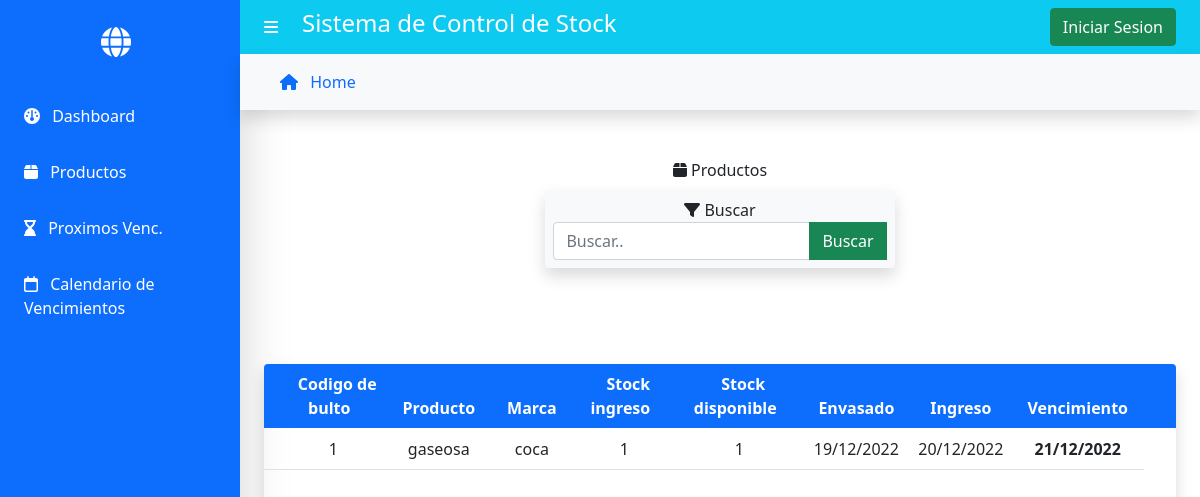
Page /vencimientos/ on the earlier database version.
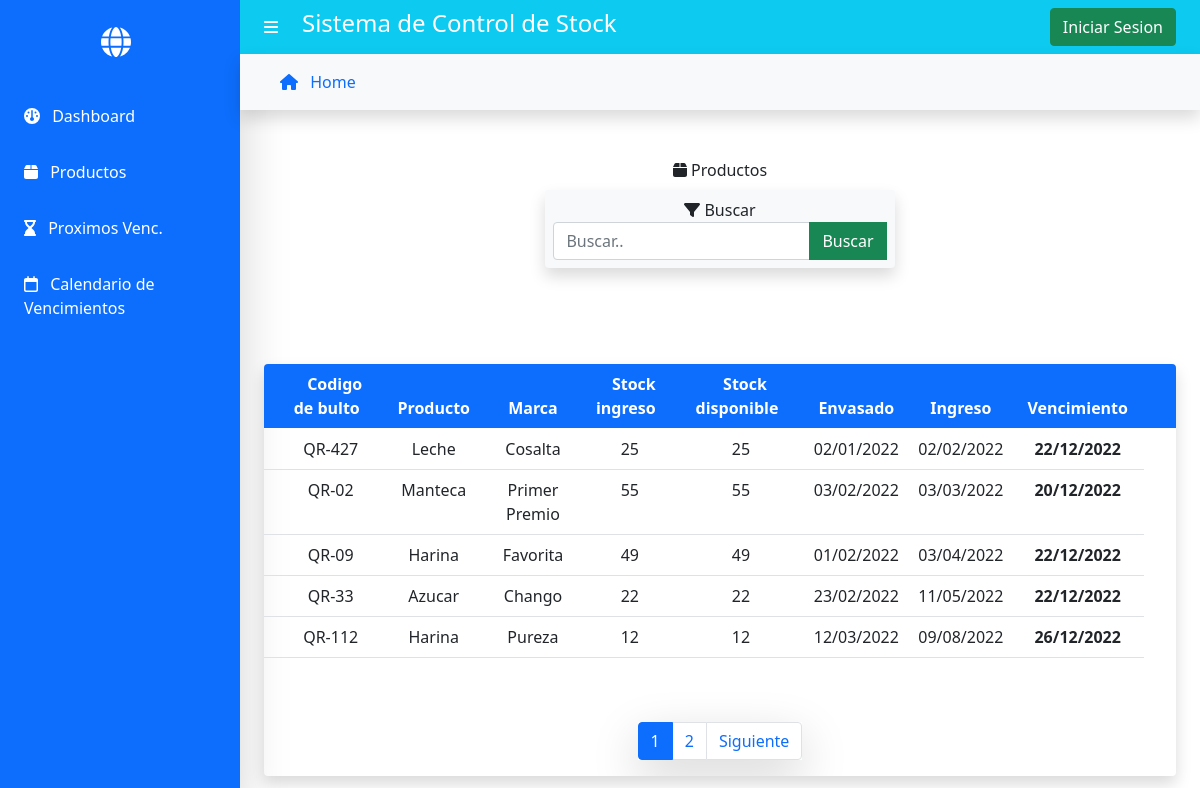
Same page on the later database version.
### gestor/models.py (models this page shows, shortened)
class Producto(models.Model):
    marca = models.CharField(max_length=50)
    producto = models.CharField(max_length=50,help_text="Ingrese materia prima (harina, huevos, levadura, etc.)")
    tipo = models.CharField(max_length=30, help_text="Si corresponde, ejemplo: nombre:harina | tipo:'leudante'/'0000' ")
    fechaIngreso = models.DateField('Fecha de Ingreso',blank=False,help_text="Fecha de Ingreso a la fabrica")
    fechaVnto = models.DateField('Fecha de Vencimiento',blank=False,help_text="Fecha indicada en el envase")
    fechaEnvasado = models.DateField('Fecha de Envasado',blank=False,help_text="Fecha indicada en el envase")
    stockIng= models.PositiveIntegerField('Stock de ingreso',blank=False,help_text="Cantidad por bultos/fardos/cajas")
    stockDisp= models.PositiveIntegerField('Stock disponible',blank=False) # Para los caso de obtener-consumir la materia prima
    codBulto = models.CharField('Codigo de Bulto',max_length=13,help_text="Codigo que figura en el bulto ",blank=False) # LOS FARDOS EN GRAL CONTIENEN UN CODIGO DEL MISMO
    vencido = models.BooleanField(default=False)
    entregado = models.BooleanField(default=False)
    imagen = models.ImageField(upload_to='',null=True) # borrar el img/
    class Meta:
        ordering = ['fechaIngreso']

### gestor/views.py (the view)
# urls.py: path('vencimientos/',views.VencimientoListView.productos_vencimiento, name='vencimientos'),
    def productos_vencimiento(request):
        productos = Producto.objects.all()
        page = request.GET.get('page', 1)
        busqueda = request.GET.get("myInput")
        if busqueda :
            productos = Producto.objects.filter(
                Q(marca__icontains = busqueda) |
                Q(producto__icontains = busqueda) |
                Q(codBulto__icontains = busqueda)
            )
        try:
            paginator = Paginator(productos, 5)
            productos = paginator.page(page)
        except:
            raise Http404
        context = {
            'productos' : productos,
            'paginator' : paginator,
        }
        return render(request, 'vencimientos.html', context)

### gestor/templates/vencimientos.html (shortened to what this page needs)
{% extends "base.html" %} {% block content %} {% include 'buscar.html'%}
<br> {% if productos %}
<div class="container">
    <div class="row justify-content-center p-4">
        <div class="table-responsive shadow p-0 border-0 border-light rounded">
            <table class="table">
                <thead class="table bg-primary text-white ">
                    <tr>
                        <th></th>
                        <th class="text-center"><span>Codigo de bulto</span></th>
                        <th class="text-center"><span>Producto</span></th>
                        <th class="text-center"><span>Marca</span></th>
                        <th class="text-center"><span>Stock ingreso</span></th>
                        <th class="text-center"><span>Stock disponible</span></th>
                        <th class="text-center"><span>Envasado</span></th>
                        <th class="text-center"><span>Ingreso</span></th>
                        <th class="text-center"><span>Vencimiento</span></th>
                        <th class="text-center"></th>
                        <th class="text-center"></th>
                    </tr>
                </thead>
                <tbody>
                    {% for producto in productos %}
                    <tr>
                        <td></td>
                        <td class="text-center">{{producto.codBulto | upper}}</td>
                        <td class="text-center">{{producto.producto}}</td>
                        <td class="text-center">{{producto.marca}}</td>
                        <td class="text-center">{{producto.stockIng}}</td>
                        <td class="text-center">{{producto.stockDisp}}</td>
                        <td class="text-center">{{producto.fechaEnvasado | date:"d/m/Y"}}</td>
                        <td class="text-center">{{producto.fechaIngreso | date:"d/m/Y"}}</td>
                        <td class="text-center text-align-center"><strong>{{producto.fechaVnto | date:"d/m/Y"}}</strong></td>
                    </tr>
                    {% endfor %}
                </tbody>
            </table>
            <br>
            <br>
            <div>
                {%include 'paginator.html' %}
            </div>
        </div>
    </div>
</div>
{% endif %} {% endblock %}

Differences in the rows shown:
removed Producto: codBulto "1", producto "gaseosa", marca "coca", stockIng "1", stockDisp "1", fechaEnvasado "19/12/2022", fechaIngreso "20/12/2022", fechaVnto "21/12/2022"
added Producto: codBulto "QR-427", producto "Leche", marca "Cosalta", stockIng "25", stockDisp "25", fechaEnvasado "02/01/2022", fechaIngreso "02/02/2022", fechaVnto "22/12/2022"
added Producto: codBulto "QR-02", producto "Manteca", marca "Primer Premio", stockIng "55", stockDisp "55", fechaEnvasado "03/02/2022", fechaIngreso "03/03/2022", fechaVnto "20/12/2022"
added Producto: codBulto "QR-09", producto "Harina", marca "Favorita", stockIng "49", stockDisp "49", fechaEnvasado "01/02/2022", fechaIngreso "03/04/2022", fechaVnto "22/12/2022"
added Producto: codBulto "QR-33", producto "Azucar", marca "Chango", stockIng "22", stockDisp "22", fechaEnvasado "23/02/2022", fechaIngreso "11/05/2022", fechaVnto "22/12/2022"
added Producto: codBulto "QR-112", producto "Harina", marca "Pureza", stockIng "12", stockDisp "12", fechaEnvasado "12/03/2022", fechaIngreso "09/08/2022", fechaVnto "26/12/2022"
Other differences:
new list line: "1"
new list line: "2"
text now shown: "Siguiente"
